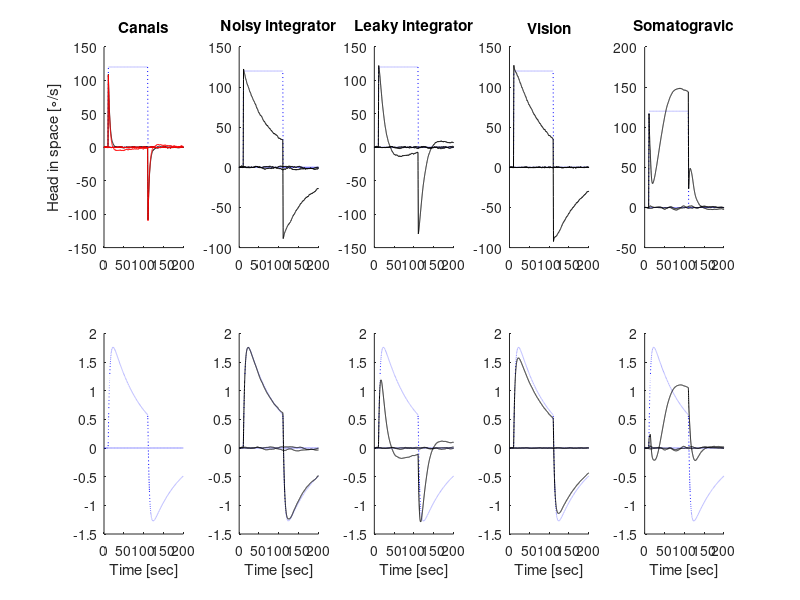
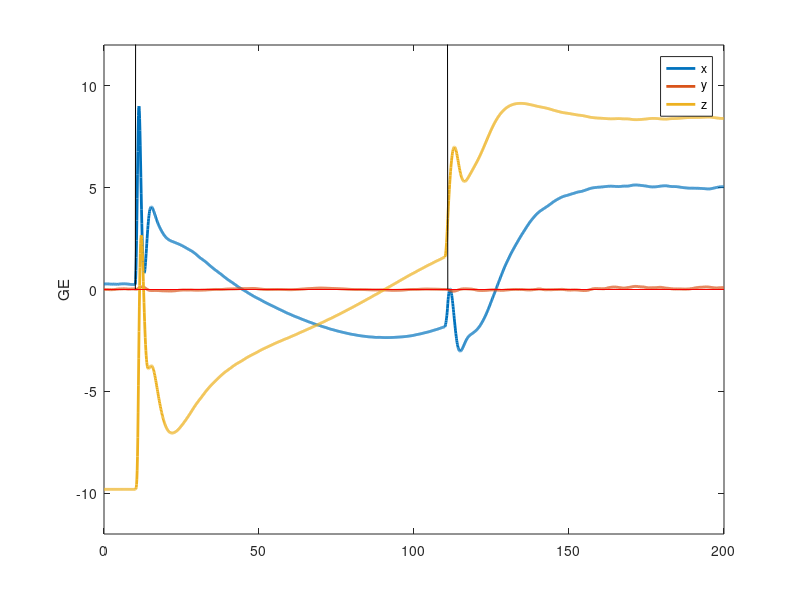
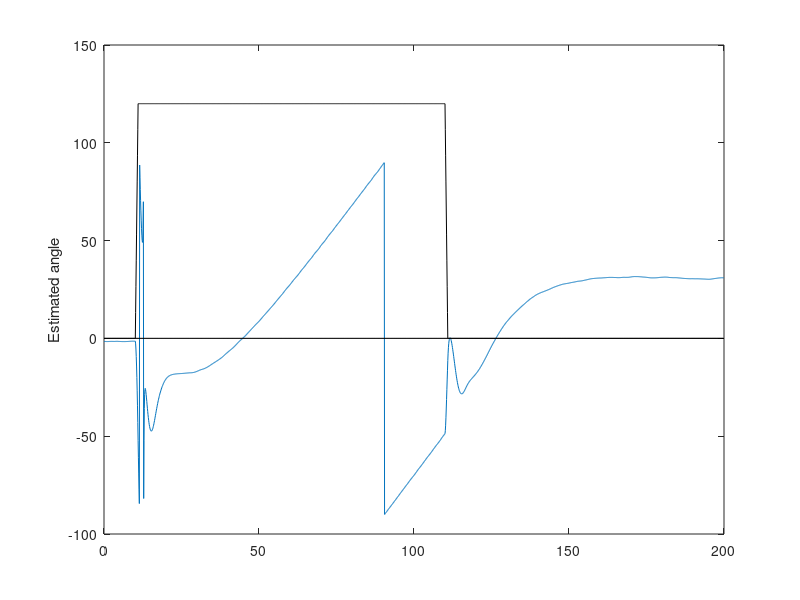
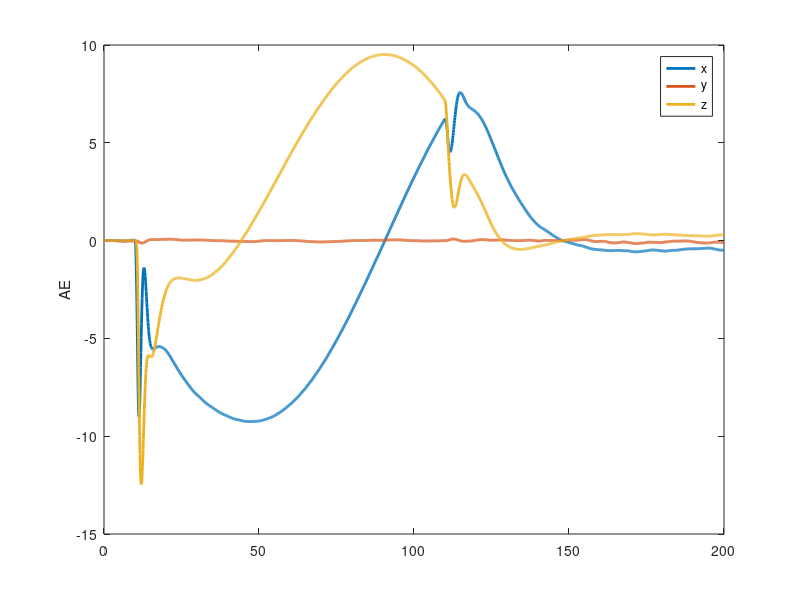

Source code (MATLAB) for these figures, in order:
% Laurens model
% details will follow later

clear all;
%close all;

dt = 0.1;   % Time step of the model
Fs = 1/dt;

%% Model parameters
Tcan = -1*[1 0 0;...
      -0.12 -0.7 0.7;...
      -0.12 -0.7 -0.7];% Vector normals to the semicircular canals (Canal orientation) row1 = lateral canal; row 2 = % anterior; row 3 = posterior
  
Tcan = [1 0 0;...
      0 1 0;...
      0 0 1];% Vector normals used to evaluate the response of canals oriented to the global system (mostly used for debugging)
  

grav = [0; 0; -9.81];  

% [B,A] = butter(3,(10/Fs/2),'low');
  
%% Motion profiles
mopo = 3;   % Evaluate motion responses recreating responses in Laurens and Angelaki paper
if mopo == 1
    % Parameters for Laurens and Angelaki EBR paper
    kv = 0.247;                      % Cupula gain (Laurens and Angelaki) - NOTE: this value was provided by Laurens by email in which he said 0.2 was incorrect
    Tc = 4;                          % Cupula time constant (Laurens and Angelaki)
    Tn=75;                           % Afferent adaptation time constant(George et al. 2011) 
%     Tr=15;                           % Adaptation recovery time constant (for now is just an arbitrary number)
    gd = 1;                          % Direct vestibular gain (Laurens and Angelaki)
    Tvs = 14;                        % Velocity storage time constant (Laurens and Angelaki)

    go = 2;                          % Direct visual gain (Laurens, Valko, etc., Laurens and Angelaki value is too high)
    ko = 0.6;                        % Indirect visual gain (Laurens and Angelaki)

    kf = 0.38;
    Ts = 1/0.65;
    d = 1;                           % Somatogravic feedback gain (not an actual parameter - used as on/off switch)

    sigC = [0.1]*pi/180;             % Canal noise (Laurens and Angelaki)
    sigVS = [0.0]; %[0.2]*pi/180;            % Vestibular storage noise (Laurens and Angelaki seemed to high, halfed it)
    sigVI = [0.0]; %[0.1]*pi/180;            % Vision noise (Laurens and Angelaki seemed high, 1/10 of listed value)
    
    %%% Angular inputs from EBR paper - varies depending on plot being made
    angVMag = [0; 120*pi/180; 0];     % Velocity magnitude in rads (roll, pitch yaw)
   % Angular velocity profiles (roll, pitch, yaw) - currently uses same profile scaled to velMag
    Tmo = 316;                       % Duration of total motion profile
    t = 0:dt:Tmo;
    angPro = zeros(1,Tmo*Fs);    
    angPro(t>10&t<=110) = linspace(0,1,length(angPro(t>10&t<=110))); %angPro(t>31&t<34)=1;
    angPro(t>110&t<210)= 1;
    angPro(t>=210&t<310) = linspace(1,0,length(angPro(t>=10&t<110)));
    angVel = angVMag * angPro;
    % Angular acceleration
    angAcc = [zeros(3,1), diff(angVel,[],2)]/dt;
    t = (0:length(angAcc)-1)*dt;
    % Angular position
    angPos = cumtrapz(t,angVel,2);
    angPos(2,:) = angPos(2,:)-90*pi/180;

    %%% Translation motion profiles - acceleration
    tranAMag = [0; 0; 0];           % Translational acceleration magnitude (X,Y,Z)
    % Translational accleeration profiles
    tranPro = zeros(1,Tmo*Fs);
    tranPro(56>t&t<65) = 1;
    tranAcc = tranAMag * tranPro;
    
    % Time vector
    N = length(t);
elseif mopo == 2
    % Parameters for Laurens Nature paper
    % NOTE: this section was not finished.  Feel free to replace all of
    % this.
    
    kv = 0.2;                  % Cupula gain (Laurens and Angelaki)
    Tc = 4;                    % Cupula time constant (Laurens and Angelaki)
    gd = 0.8;                  % Direct vestibular gain (Laurens and Angelaki)
    Tvs = 15;                  % Velocity storage time constant (Laurens and Angelaki)

    go = 0;                    % Direct visual gain = set to zero for this
    ko = 0.0;                  % Indirect visual gain = set to zerio for this

    kf = 0.38;
    Ts = 1/0.65;
    d = 1;    % somatogravic feedback

    sigC = [0.1]*pi/180;       % Canal noise
    sigVS = [0.4]*pi/180;      % Vistublar storage noise
    sigVI = [1]*pi/180;        % Vision noise
    
    %%% Angular inputs
    % Pitch profile
    stpT = 1.4;
    hldT = 30-stpT;
    stp = -1+2/(stpT/dt):2/(stpT/dt):1-2/(stpT/dt);
    pitPos = 10*[ones(1,10/dt) fliplr(stp) -ones(1,hldT/dt+1) stp ones(1,hldT/dt+1) fliplr(stp) -ones(1,hldT/dt+1) stp ones(1,hldT/dt+1)];
    pitVel = [0, diff(pitPos)]/dt;
    % Angular velocity profiles (roll, pitch, yaw) - currently uses same profile scaled to velMag
    angPro = [zeros(1,2/dt) (0:dt*1/0.5:1) ones(1,2/dt) fliplr(0:dt*1/0.5:1) zeros(1,10/dt)];
    angPos = angPMag * angPro;
    % Angular acceleration
    angVel = [zeros(3,1), diff(angPos,[],2)]/dt;
    angAcc = [zeros(3,1), diff(angVel,[],2)]/dt;

    %%% Translation motion profiles - acceleration
    tranAMag = [0; 0; 0];           % Translational acceleration magnitude (X,Y,Z)
    % Translational accleeration profiles
    tranPro = [zeros(1,8/dt) ones(1,2/dt) zeros(1,5.2/dt)];
    tranAcc = tranAMag * tranPro;
    
    % Time vector
    t = (0:length(angAcc)-1)*dt-10+dt;
    N = length(t);
elseif mopo == 3
    % Parameters for Laurens and Angelaki EBR paper
    kv = 0.247;                      % Cupula gain (Laurens and Angelaki) - NOTE: this value was provided by Laurens by email in which he said 0.2 was incorrect
    Tc = 4;                          % Cupula time constant (Laurens and Angelaki)
    Tn=75;                           % Afferent adaptation time constant(George et al. 2011) 
%     Tr=15;                           % Adaptation recovery time constant (for now is just an arbitrary number)
    gd = 1;                          % Direct vestibular gain (Laurens and Angelaki)
    Tvs = 14;                        % Velocity storage time constant (Laurens and Angelaki)

    go = 2;                          % Direct visual gain (Laurens, Valko, etc., Laurens and Angelaki value is too high)
    ko = 0.6;                        % Indirect visual gain (Laurens and Angelaki)

    kf = 0.38;
    Ts = 1/0.65;
    d = 1;                           % Somatogravic feedback gain (not an actual parameter - used as on/off switch)

    sigC = [0.1]*pi/180;             % Canal noise (Laurens and Angelaki)
    sigVS = [0.0]; %[0.2]*pi/180;            % Vestibular storage noise (Laurens and Angelaki seemed to high, halfed it)
    sigVI = [0.0]; %[0.1]*pi/180;            % Vision noise (Laurens and Angelaki seemed high, 1/10 of listed value)
    
    %%% Angular inputs from EBR paper - varies depending on plot being made
    angVMag = [0; 120*pi/180; 0];     % Velocity magnitude in rads (roll, pitch yaw)
   % Angular velocity profiles (roll, pitch, yaw) - currently uses same profile scaled to velMag
    Tmo = 200;                       % Duration of total motion profile
    t = 0:dt:Tmo;
    angPro = zeros(1,Tmo*Fs);    
    angPro(t>10&t<=11) = linspace(0,1,length(angPro(t>10&t<=11))); %angPro(t>31&t<34)=1;
    angPro(t>11&t<110)= 1;
    angPro(t>=110&t<111) = linspace(1,0,length(angPro(t>=110&t<111)));
    angVel = angVMag * angPro;
    % Angular acceleration
    angAcc = [zeros(3,1), diff(angVel,[],2)]/dt;
    t = (0:length(angAcc)-1)*dt;
    % Angular position
    angPos = cumtrapz(t,angVel,2);
    angPos(2,:) = angPos(2,:)-90*pi/180;

    %%% Translation motion profiles - acceleration
    tranAMag = [0; 0; 0];           % Translational acceleration magnitude (X,Y,Z)
    % Translational accleeration profiles
    tranPro = zeros(1,Tmo*Fs);
    tranPro(56>t&t<65) = 1;
    tranAcc = tranAMag * tranPro;
    
    % Time vector
    N = length(t);
else
end

%% Time vector
% Time vector
t = (0:length(angAcc)-1)*dt;
N = length(t);

%% Initializing the variables
% Initializing initial conditions
C = zeros(3,1);              % Canal output signal   
Cnn = zeros(3,1);            % Ideal canal output signal - no noise
VS = zeros(3,1);             % Velocity storage
VE = zeros(3,1);             % Velocity estimate - angular
GE = zeros(3,1);             % Gravity estimate
AE = zeros(3,1);             % Acceleration estimate
GIA = zeros(3,1);            % Gravitoinertial acceleration

INTnn = zeros(3,1);          % Ideal integral - no noise from anything
INT = zeros(3,1);            % Integral output - with noise (canals and VS)
VSli = zeros(3,1);           % Velocity storage - leaky integrator
VSvi = zeros(3,1);           % Velocity storage - vision
VEi = zeros(3,1);            % Velocity estimate - noisy integrator
VEli = zeros(3,1);           % Velocity estimate - leaky integrator
VEvi = zeros(3,1);           % Velocity estimate - vision

% Initializing output arrays
C_full = zeros(size(angAcc));
Cnn_full = zeros(size(angAcc));
C_full_A=zeros(size(angAcc));
Cnn_full_A=zeros(size(angAcc));   
VS_full = zeros(size(angAcc));
VE_full = zeros(size(angAcc));
GE_full = zeros(size(angAcc));
AE_full = zeros(size(angAcc));
GIA_full = zeros(size(angAcc));
Grav_full = zeros(size(angAcc));
Tori_full = zeros([3 size(angAcc)]);
angCAccT_full = zeros(size(angAcc));

INTnn_full = zeros(size(angAcc));
INT_full = zeros(size(angAcc));
VSli_full = zeros(size(angAcc));
VSvi_full = zeros(size(angAcc));
VEi_full = zeros(size(angAcc));
VEli_full = zeros(size(angAcc));
VEvi_full = zeros(size(angAcc));

%% Simulating the model - difference approach

angCAcc = Tcan*angAcc;           % Transform angular rotation to canal coordinates

for rr = 1                       % Loop for running several iterations if desired
    C = zeros(3,1);              % Canal output signal   
    DA = zeros(3,1);              % neural adaptation variable
    DAnn = zeros(3,1);
    Cnn = zeros(3,1);            % Ideal canal output signal - no noise
    VS = zeros(3,1);             % Velocity storage
    VE = zeros(3,1);             % Velocity estimate - angular

    INTnn = zeros(3,1);          % Ideal integral - no noise from anything
    INT = zeros(3,1);            % Integral output - with noise (canals and VS)
    VSli = zeros(3,1);           % Velocity storage - no vision
    VEi = zeros(3,1);            % Velocity estimate - noisy integrator
    VEli = zeros(3,1);           % Velocity estimate - leaky integrator
    
    VSnoise_prev = zeros(3,1);   % Noise from previous step 
    
    GE = rotx(angPos(1,1)) * roty(angPos(2,1)) * rotz(angPos(3,1)) * grav;
    GE_full(:,1,rr) = GE;
    Grav_full(:,1,rr) = GE;
    Tori_full(:,:,1,rr) = rotx(angPos(1,1)) * roty(angPos(2,1)) * rotz(angPos(3,1));
    for k = 2:length(t)
        % Noise values
        Cnoise = sigC*randn(3,1);
        VSnoise = sigVS*randn(3,1);
        dVSnoise = VSnoise - VSnoise_prev;
        VSnoise_prev = VSnoise;
        VInoise = sigVI*randn(3,1);
        
        % Gravity input signals
        Tori = rotx(angPos(1,k)) * roty(angPos(2,k)) * rotz(angPos(3,k));
        Tori_full(:,:,k) = Tori;
        gravT = Tori * grav;
        Grav_full(:,k) = gravT;
        
        tranAccT = Tori * tranAcc(:,k);
        GIA = gravT - tranAccT;
        GIA_full(:,k,rr) = GIA;
        
        % Cupula equations
        angAccT = Tori*angAcc(:,k);
        angCAccT = Tcan*angAccT;
        angCAccT_full(:,k) = angCAccT;
        Cnn = Cnn*(1-dt/Tc) + angCAccT*dt;
        C = C*(1-dt/Tc) + angCAccT*dt + Cnoise;
        %Cnn = Cnn*exp(-dt/Tc) + angCAccT*dt;
        %C = C*(exp(-dt/Tc)) + angCAccT*dt + Cnoise;
        % implementing adaptation 
       
        
% % % %         if C>0.02           
% % % %         DA=DA+C/Tn*dt;
% % % %         elseif 0<C<0.02
% % % %             DA=DA-DA/Tr*dt;
% % % %         end;
    
        
% % % % % % % % %         D=D*(1-exp(-dt/Tn));
% % % % %         C=D*C;
        C_full(:,k) = C;   % Cupula output signal
%         DA=C_full(:,1);
%         for ii=2:k
%              DA=DA*exp(-dt/Tn)+C_full(:,ii)-C_full(:,ii-1);
%         end
        DA = DA*(1-dt/Tn) + (C_full(:,k)-C_full(:,k-1));
        C_full_A(:,k)=DA; % Afferent output (with adaptation) 
        
        % feeding other parts of the model with the presence of afferent
        % adaptation
        Cnn_full(:,k) = Cnn;
        DAnn = DAnn*(1-dt/Tn) + (Cnn_full(:,k)-Cnn_full(:,k-1));
%          DAnn=Cnn_full(:,1);
%         for ii=2:k
%              DAnn=DAnn*exp(-dt/Tn)+Cnn_full(:,ii)-Cnn_full(:,ii-1);
%         end
        Cnn_full_A(:,k)=DAnn;
        % Integrator equations (ideal endolymph and noisy endolymph positions)
        INTnn = INTnn + kv*DAnn*dt; 
        INTnn_full(:,k,rr) = INTnn;
        INT = INT + (kv*DA)*dt + dVSnoise;        % noise is on the output of the integral
        INT_full(:,k,rr) = INT;        

        % Retinal slip
%         rSL = INTnn - VSli;
% Retinal slip according to patricks email:
         rSL = (angVel(:,k)+VInoise-VSli-DA)/(1+go);  
        % Indirect visual pathway
        indVI = (rSL + VInoise)*ko;
        % Direct visual pathway
        dirVI = (rSL + VInoise)*go;

        % Velocity storage
        %VS = VS*exp(-dt/Tvs) + (kv*DA + indVI + kf*Tcan*cross(GIA/norm(GIA),GE/norm(GE)))*dt + dVSnoise;      % noise is on the output of the integral, therefore it is dVSnoise and not VSnoise
        VS = VS*(1-dt/Tvs) + (kv*DA + indVI + kf*Tcan*cross(GIA/norm(GIA),GE/norm(GE)))*dt + dVSnoise;      % noise is on the output of the integral, therefore it is dVSnoise and not VSnoise
        VS_full(:,k,rr) = VS; % Velocity storage output signal

        % Total rotational estimate
        VEprev = VE;
        VE = VS + gd*DA + dirVI;
        VE_full(:,k,rr) = VE;     % Complete velocity estimate signal
        % Gravity and acceleration estimates
        GE = (cross(GE,inv(Tcan)*VE))*dt + GE*(1-dt/Ts) + 1/Ts*GIA*dt; %GE*exp(-dt/Ts) + 1/Ts*GIA*dt;
        %GE = (cross(GE,inv(Tcan)*VE))*dt + GE*exp(-dt/Ts) + 1/Ts*GIA*dt;        
        GE_full(:,k,rr) = GE;
        AE = GIA - GE;       
        AE_full(:,k,rr) = AE;
        
        %%%%%%%%%%% Extra stuff for plotting Laurens and Angelaki paper 
        % Retinal slip - no gravitational contribution
        rSLvi = INTnn - VSvi;
        % Indirect visual pathway
        indVIvi = (rSLvi + VInoise)*ko ;
        % Direct visual pathway
        dirVIvi = (rSLvi + VInoise)*go;

        % Velocity estimate - integral only
        VEi = INT + gd*DA;                                       
        VEi_full(:,k,rr) = VEi;

        % Velocity storage and estimate - leaky integrator only - without vision and without gravity
        %VSli = VSli*exp(-dt/Tvs) + (kv*DA)*dt + dVSnoise;        % noise is on the output of the integral
        VSli = VSli*(1-dt/Tvs) + (kv*DA)*dt + dVSnoise;        % noise is on the output of the integral
        VSli_full(:,k,rr) = VSli;
        VEli = VSli + gd*DA;
        VEli_full(:,k,rr) = VEli;
        
        % Velocity storage and estimate - leaky integrator and vision - without gravity
        %VSvi = VSvi*exp(-dt/Tvs) + (kv*DA + indVIvi)*dt + dVSnoise;% noise is on the output of the integral
        VSvi = VSvi*(1-dt/Tvs) + (kv*DA + indVIvi)*dt + dVSnoise;% noise is on the output of the integral
        VSvi_full(:,k,rr) = VSvi;
        VEvi = VSvi + gd*DA+ dirVIvi;
        VEvi_full(:,k,rr) = VEvi;
    end
end

%% Plotting figure 1 from Laurens and Angelaki
keyboard;
if mopo == 1 || mopo == 3
    C_full = mean(C_full,3);
    VEi_full = mean(VEi_full,3);
    VEli_full = mean(VEli_full,3);
    VEvi_full = mean(VEvi_full,3);
    VE_full = mean(VE_full,3);

    INT_full = mean(INT_full,3);
    INTnn_full = mean(INTnn_full,3);
    VSli_full = mean(VSli_full,3);
    VSvi_full = mean(VSvi_full,3);
    VS_full = mean(VS_full,3);
    
    hC_full = inv(Tcan)*C_full*180/pi;
    hC_full_A = inv(Tcan)*C_full_A*180/pi;
    hVEi_full = inv(Tcan)*VEi_full*180/pi;
    hVEli_full = inv(Tcan)*VEli_full*180/pi;
    hVEvi_full = inv(Tcan)*VEvi_full*180/pi;
    hVE_full = inv(Tcan)*VE_full*180/pi;
    
%     INT_full = trnfrmTimsig(Tori_full,INT_full,1);
%     INTnn_full = trnfrmTimsig(Tori_full,INTnn_full,1);
%     VSli_full = trnfrmTimsig(Tori_full,VSli_full,1);
%     VSvi_full = trnfrmTimsig(Tori_full,VSvi_full,1);
%     VS_full = trnfrmTimsig(Tori_full,VS_full,1);
    
    fig = figure;
    angVel = angVel*180/pi;
    liu = 40; lil = -6;
    liu2 = 0.6; lil2 = -0.4;
    xli = Tmo/2;
 
        
    %%% Head in space
    % Canals
    set(fig,'Color','w');
    subplot(2,5,1);
    plot(t,angVel,'b','LineStyle',':'); hold on;
    plot(t,hC_full,'k');
    plot(t,hC_full_A, 'r');
    box off;
%     xlim([0 xli]);
%     ylim([lil liu]);
    title('Canals');
    ylabel('Head in space [\circ/s]');
    % Noisy integrator
    subplot(2,5,2);
    plot(t,angVel,'b','LineStyle',':'); hold on;
    plot(t,hVEi_full,'k');
    box off;
%     xlim([0 xli]);
%     ylim([lil liu]);
    title('Noisy integrator');
    % Leaky integrator
    subplot(2,5,3);
    plot(t,angVel,'b','LineStyle',':'); hold on;
    plot(t,hVEli_full,'k');
    box off;
%     xlim([0 xli]);
%     ylim([lil liu]);
    title('Leaky integrator'); 
    % Vision
    subplot(2,5,4);
    plot(t,angVel,'b','LineStyle',':'); hold on;
    plot(t,hVEvi_full,'k');
    box off;
%     xlim([0 xli]);
%     ylim([lil liu]);
    title('Vision');
    % Somatogravic feedback
    subplot(2,5,5);
    plot(t,angVel,'b','LineStyle',':'); hold on;
    plot(t,hVE_full,'k');
    box off;
%     xlim([0 xli]);
%     ylim([lil liu]);
    title('Somatogravic');

    %%% Endolymph in space
    % Canals
    subplot(2,5,6);
    plot(t,INTnn_full,'b','LineStyle',':');
    box off;
%     xlim([0 xli]);
%     ylim([lil2 liu2]);
    xlabel('Time [sec]');
    % Noisy integrator
    subplot(2,5,7);
    plot(t,INTnn_full,'b','LineStyle',':'); hold on;
    plot(t,INT_full,'k');
    box off;
%     xlim([0 xli]);
%     ylim([lil2 liu2]);
    xlabel('Time [sec]');
    % Leaky integrator
    subplot(2,5,8);
    plot(t,INTnn_full,'b','LineStyle',':'); hold on;
    plot(t,VSli_full,'k');
    box off;
%     xlim([0 xli]);
%     ylim([lil2 liu2]);
    xlabel('Time [sec]');
    % Vision
    subplot(2,5,9);
    plot(t,INTnn_full,'b','LineStyle',':'); hold on;
    plot(t,VSvi_full,'k');
    box off;
%     xlim([0 xli]);
%     ylim([lil2 liu2]);
    xlabel('Time [sec]');
    % Somatogravic
    subplot(2,5,10);
    plot(t,INTnn_full,'b','LineStyle',':'); hold on;
    plot(t,VS_full,'k');
    box off;
%     xlim([0 xli]);
%     ylim([lil2 liu2]);
    xlabel('Time [sec]');
end

% Plotting here is just for viewing, doesn't match any papers
% Gravitational estimate
figure;
plot(t,GE_full,'Linewidth',2); hold on;
ylim([-12 12]);
plot(t,angVel,'k');
plot(t,tranAcc,'r');
ylabel('GE');
legend({'x','y','z'});

% Estimated angle
ang = atan(GE_full(1,:)./GE_full(3,:))*180/pi;
figure;
plot(t,ang); hold on;
plot(t,angVel,'k');
ylabel('Estimated angle');

% Acceleration esimates
figure;
plot(t,AE_full,'Linewidth',2); hold on;
ylabel('AE');
legend({'x','y','z'});
